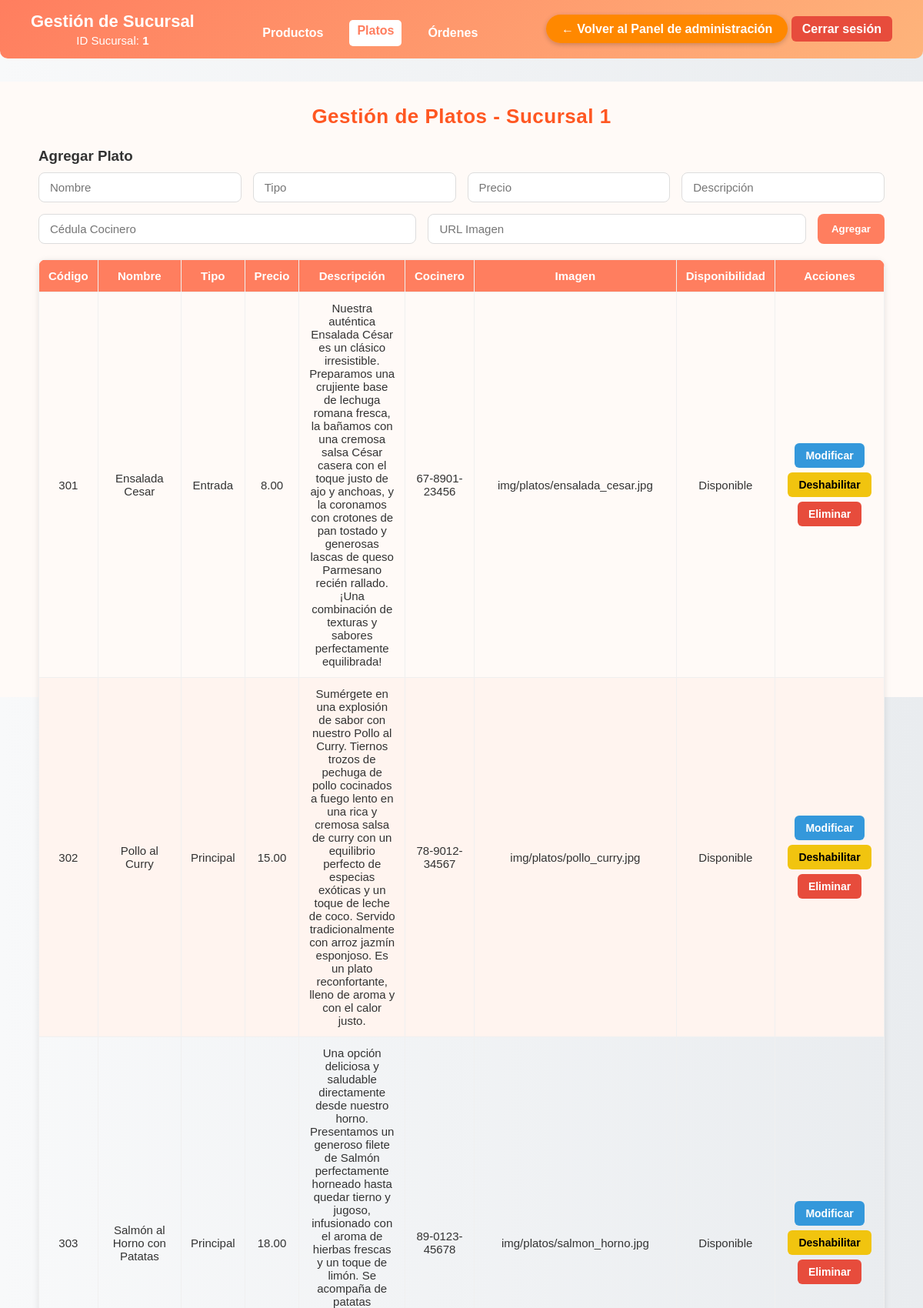
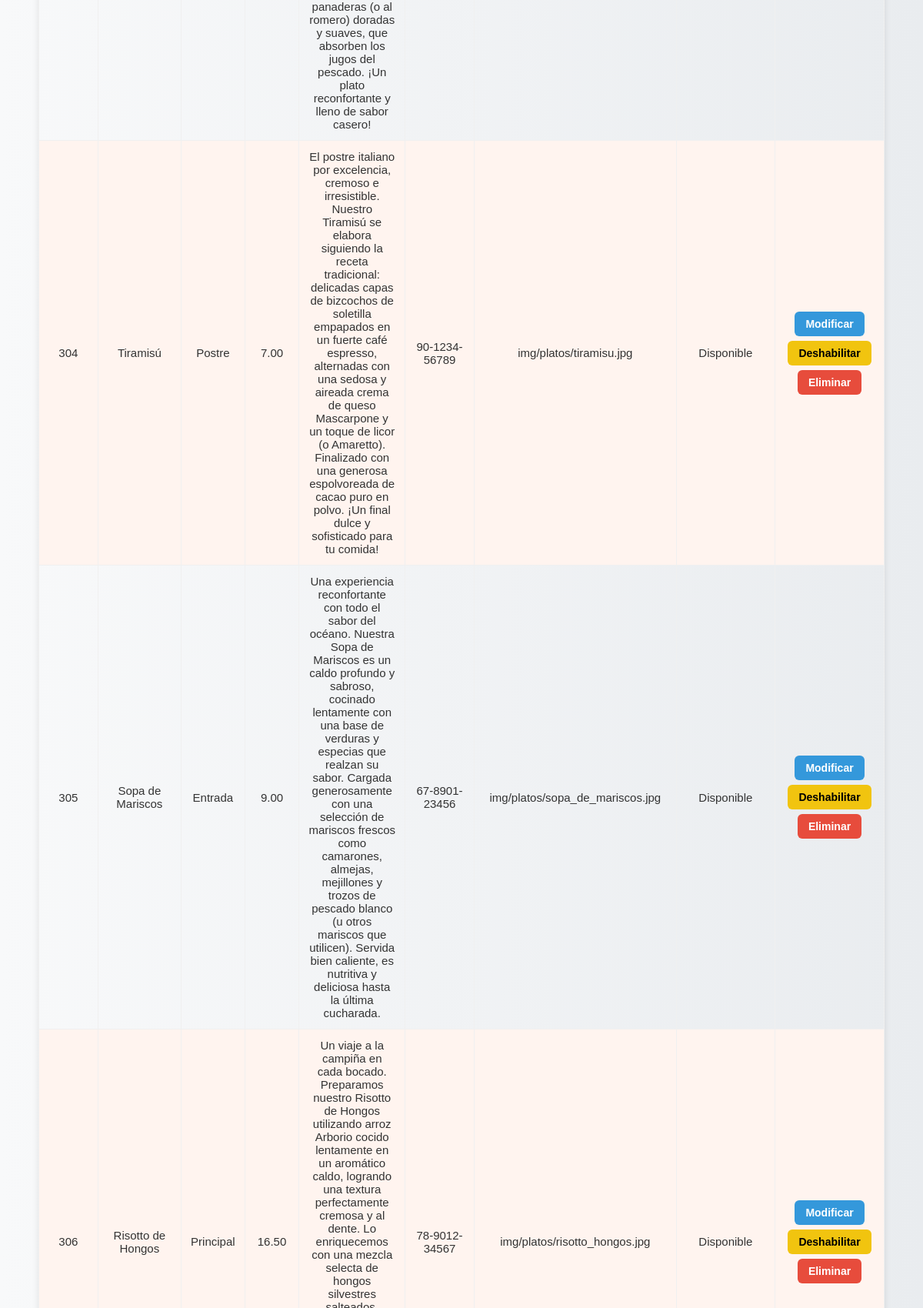
The page /Restaurante_Hou/admin_platos.php?id_sucursal=1 (signed in, upper part) on the database its author committed (2 pictures, top to bottom).
### tables this page shows
CREATE TABLE `plato` (
  `codigo_plato` int(11) NOT NULL,
  `tipo` varchar(50) NOT NULL,
  `precio` decimal(10,2) NOT NULL,
  `descripcion` varchar(1000) DEFAULT NULL,
  `cedula_cocinero` varchar(13) DEFAULT NULL,
  `imagen` varchar(150) DEFAULT NULL,
  `nombre` varchar(120) DEFAULT NULL,
  `disponible` tinyint(1) NOT NULL DEFAULT 1
);

### Restaurante_Hou/admin_platos.php (the view, shortened to what this page needs)
<?php
include 'config.php';
$id_sucursal = isset($_GET['id_sucursal']) ? intval($_GET['id_sucursal']) : null;
$editarPlato = null;
$platos = $conn->query("SELECT * FROM plato");
?>
<!DOCTYPE html>
<html lang="es">
<head>
    <link rel="stylesheet" href="css/estilos.css">
</head>
<body>
<?php include 'includes/admin_header.php'; ?>
<main class="admin-dashboard">
    <h2>Gestión de Platos - Sucursal <?= $id_sucursal ?></h2>
    <?php if($editarPlato): ?>
        <h3>Modificar Plato</h3>
        <form method="POST" class="admin-form">
            <input type="hidden" name="codigo_plato" value="<?= $editarPlato['codigo_plato'] ?>">
            <input type="text" name="nombre" value="<?= htmlspecialchars($editarPlato['nombre']) ?>" placeholder="Nombre" required>
            <input type="text" name="tipo" value="<?= htmlspecialchars($editarPlato['tipo']) ?>" placeholder="Tipo" required>
            <input type="number" step="0.01" name="precio" value="<?= $editarPlato['precio'] ?>" placeholder="Precio" required>
            <input type="text" name="descripcion" value="<?= htmlspecialchars($editarPlato['descripcion']) ?>" placeholder="Descripción" required>
            <input type="text" name="cedula_cocinero" value="<?= htmlspecialchars($editarPlato['cedula_cocinero']) ?>" placeholder="Cédula Cocinero" required>
            <input type="text" name="imagen" value="<?= htmlspecialchars($editarPlato['imagen']) ?>" placeholder="URL Imagen" required>
            <button type="submit" name="modificar">Guardar Cambios</button>
        </form>
    <?php else: ?>
        <h3>Agregar Plato</h3>
        <form method="POST" class="admin-form">
            <input type="text" name="nombre" placeholder="Nombre" required>
            <input type="text" name="tipo" placeholder="Tipo" required>
            <input type="number" step="0.01" name="precio" placeholder="Precio" required>
            <input type="text" name="descripcion" placeholder="Descripción" required>
            <input type="text" name="cedula_cocinero" placeholder="Cédula Cocinero" required>
            <input type="text" name="imagen" placeholder="URL Imagen" required>
            <button type="submit" name="agregar">Agregar</button>
        </form>
    <?php endif; ?>
    <table class="admin-table">
        <thead>
            <tr>
                <th>Código</th>
                <th>Nombre</th>
                <th>Tipo</th>
                <th>Precio</th>
                <th>Descripción</th>
                <th>Cocinero</th>
                <th>Imagen</th>
                <th>Disponibilidad</th>
                <th>Acciones</th>
            </tr>
        </thead>
        <tbody>
            <?php while($p = $platos->fetch_assoc()): ?>
                <tr>
                    <td><?= $p['codigo_plato'] ?></td>
                    <td><?= htmlspecialchars($p['nombre']) ?></td>
                    <td><?= htmlspecialchars($p['tipo']) ?></td>
                    <td><?= $p['precio'] ?></td>
                    <td><?= htmlspecialchars($p['descripcion']) ?></td>
                    <td><?= htmlspecialchars($p['cedula_cocinero']) ?></td>
                    <td><?= htmlspecialchars($p['imagen']) ?></td>
                    <td><?= $p['disponible'] ? 'Disponible' : 'No Disponible' ?></td>
                    <td>
                        <a href="admin_platos.php?id_sucursal=<?= $id_sucursal ?>&modificar=<?= $p['codigo_plato'] ?>" class="btn-modificar">Modificar</a>
                        <a href="admin_platos.php?id_sucursal=<?= $id_sucursal ?>&toggle=<?= $p['codigo_plato'] ?>" class="btn-disponibilidad">
                            <?= $p['disponible'] ? 'Deshabilitar' : 'Habilitar' ?>
                        </a>
                        <a href="admin_platos.php?id_sucursal=<?= $id_sucursal ?>&eliminar=<?= $p['codigo_plato'] ?>" class="btn-eliminar">Eliminar</a>
                    </td>
                </tr>
            <?php endwhile; ?>
        </tbody>
    </table>
</main>
</body>
</html>

### Restaurante_Hou/css/estilos.css (style rules this page uses)
* { margin: 0; padding: 0; box-sizing: border-box; }
main { flex: 1; padding: 30px 50px; }
html, body { height: 100%; margin: 0; font-family: 'Arial', sans-serif; background: linear-gradient(to right, #f8f9fa, #e9ecef); color: #333; display: flex; flex-direction: column; }
.admin-dashboard { padding: 30px 50px; background-color: #fffaf7; min-height: 100vh; font-family: "Poppins", sans-serif; }
.admin-dashboard h2 { text-align: center; color: #ff5722; margin-bottom: 25px; font-size: 26px; letter-spacing: 0.5px; }
.admin-form { display: flex; flex-wrap: wrap; gap: 15px; margin-top: 10px; margin-bottom: 20px; }
.admin-form input, .admin-form select { flex: 1 1 200px; padding: 10px 14px; border-radius: 8px; border: 1px solid #ddd; font-size: 15px; transition: all 0.3s ease; }
.admin-form button { flex: 0 0 auto; padding: 10px 18px; border-radius: 8px; background-color: #ff7e5f; color: white; border: none; font-weight: bold; cursor: pointer; transition: all 0.3s ease; }
.admin-table { width: 100%; border-collapse: collapse; margin-top: 15px; border-radius: 10px; overflow: hidden; box-shadow: 0 2px 8px rgba(0, 0, 0, 0.1); }
.admin-table th, .admin-table td { border: 1px solid #f0f0f0; padding: 12px; text-align: center; font-size: 15px; }
.admin-table th { background-color: #ff7e5f; color: white; font-weight: bold; }
.admin-table tr:nth-child(even) { background-color: #fff4ef; }
.admin-table th:last-child, .admin-table td:last-child { width: 220px; text-align: center; }
.btn-eliminar, .btn-modificar, .btn-disponibilidad { display: inline-block; padding: 8px 14px; border: none; border-radius: 6px; color: white; font-weight: bold; cursor: pointer; text-decoration: none; font-size: 14px; transition: all 0.3s ease; margin: 3px; }
.btn-eliminar { background-color: #e74c3c; }
.btn-modificar { background-color: #3498db; }
.btn-disponibilidad { background-color: #f1c40f; color: black; }

### rows shown on the page
plato: codigo_plato "301", nombre "Ensalada Cesar", tipo "Entrada", precio "8.00", descripcion "Nuestra auténtica Ensalada César es un clásico irresistible. Preparamos una crujiente base de lechuga romana fresca, la bañamos con una cremosa salsa César casera con el toque justo de ajo y anchoas, y la coronamos con crotones de pan tostado y generosas lascas de queso Parmesano recién rallado. ¡Una combinación de texturas y sabores perfectamente equilibrada!", cedula_cocinero "67-8901-23456", imagen "img/platos/ensalada_cesar.jpg", disponible "Disponible"
plato: codigo_plato "302", nombre "Pollo al Curry", tipo "Principal", precio "15.00", descripcion "Sumérgete en una explosión de sabor con nuestro Pollo al Curry. Tiernos trozos de pechuga de pollo cocinados a fuego lento en una rica y cremosa salsa de curry con un equilibrio perfecto de especias exóticas y un toque de leche de coco. Servido tradicionalmente con arroz jazmín esponjoso. Es un plato reconfortante, lleno de aroma y con el calor justo.", cedula_cocinero "78-9012-34567", imagen "img/platos/pollo_curry.jpg", disponible "Disponible"
plato: codigo_plato "303", nombre "Salmón al Horno con Patatas", tipo "Principal", precio "18.00", descripcion "Una opción deliciosa y saludable directamente desde nuestro horno. Presentamos un generoso filete de Salmón perfectamente horneado hasta quedar tierno y jugoso, infusionado con el aroma de hierbas frescas y un toque de limón. Se acompaña de patatas panaderas (o al romero) doradas y suaves, que absorben los jugos del pescado. ¡Un plato reconfortante y lleno de sabor casero!", cedula_cocinero "89-0123-45678", imagen "img/platos/salmon_horno.jpg", disponible "Disponible"
plato: codigo_plato "304", nombre "Tiramisú", tipo "Postre", precio "7.00", descripcion "El postre italiano por excelencia, cremoso e irresistible. Nuestro Tiramisú se elabora siguiendo la receta tradicional: delicadas capas de bizcochos de soletilla empapados en un fuerte café espresso, alternadas con una sedosa y aireada crema de queso Mascarpone y un toque de licor (o Amaretto). Finalizado con una generosa espolvoreada de cacao puro en polvo. ¡Un final dulce y sofisticado para tu comida!", cedula_cocinero "90-1234-56789", imagen "img/platos/tiramisu.jpg", disponible "Disponible"
plato: codigo_plato "305", nombre "Sopa de Mariscos", tipo "Entrada", precio "9.00", descripcion "Una experiencia reconfortante con todo el sabor del océano. Nuestra Sopa de Mariscos es un caldo profundo y sabroso, cocinado lentamente con una base de verduras y especias que realzan su sabor. Cargada generosamente con una selección de mariscos frescos como camarones, almejas, mejillones y trozos de pescado blanco (u otros mariscos que utilicen). Servida bien caliente, es nutritiva y deliciosa hasta la última cucharada.", cedula_cocinero "67-8901-23456", imagen "img/platos/sopa_de_mariscos.jpg", disponible "Disponible"
plato: codigo_plato "306", nombre "Risotto de Hongos", tipo "Principal", precio "16.50", cedula_cocinero "78-9012-34567", imagen "img/platos/risotto_hongos.jpg", disponible "Disponible"

### other values the page prints
$id_sucursal "1"
